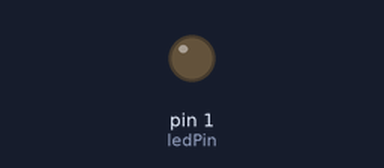
This sketch was run on a simulated Arduino Uno, built with avr-gcc and run on an emulated ATmega328P. Parts: output pins drawn as LEDs (lit = HIGH).

Above: at 0.1 s.
At 64.1 s:
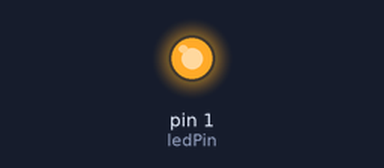
Timing chart, 0 to 130.0 s (numbered marks = the images above):
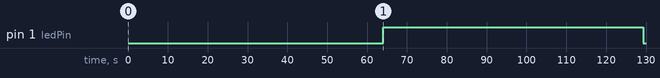

Measured:
- by itself, pin 1 (ledPin): LOW → HIGH at 64.0 s, → LOW 65.3 s later

The sketch:

Job10.ino
```cpp
int ledPin = 1;

void setup()
{
}

void loop()
{
    for (int fadeValue =0; fadeValue <= 255; fadeValue ++){
        analogWrite(ledPin, fadeValue);
        delay(500);
    }

    for (int fadeValue =255; fadeValue >= 0; fadeValue --){
        analogWrite(ledPin, fadeValue);
        delay(10);
    }
}
```
